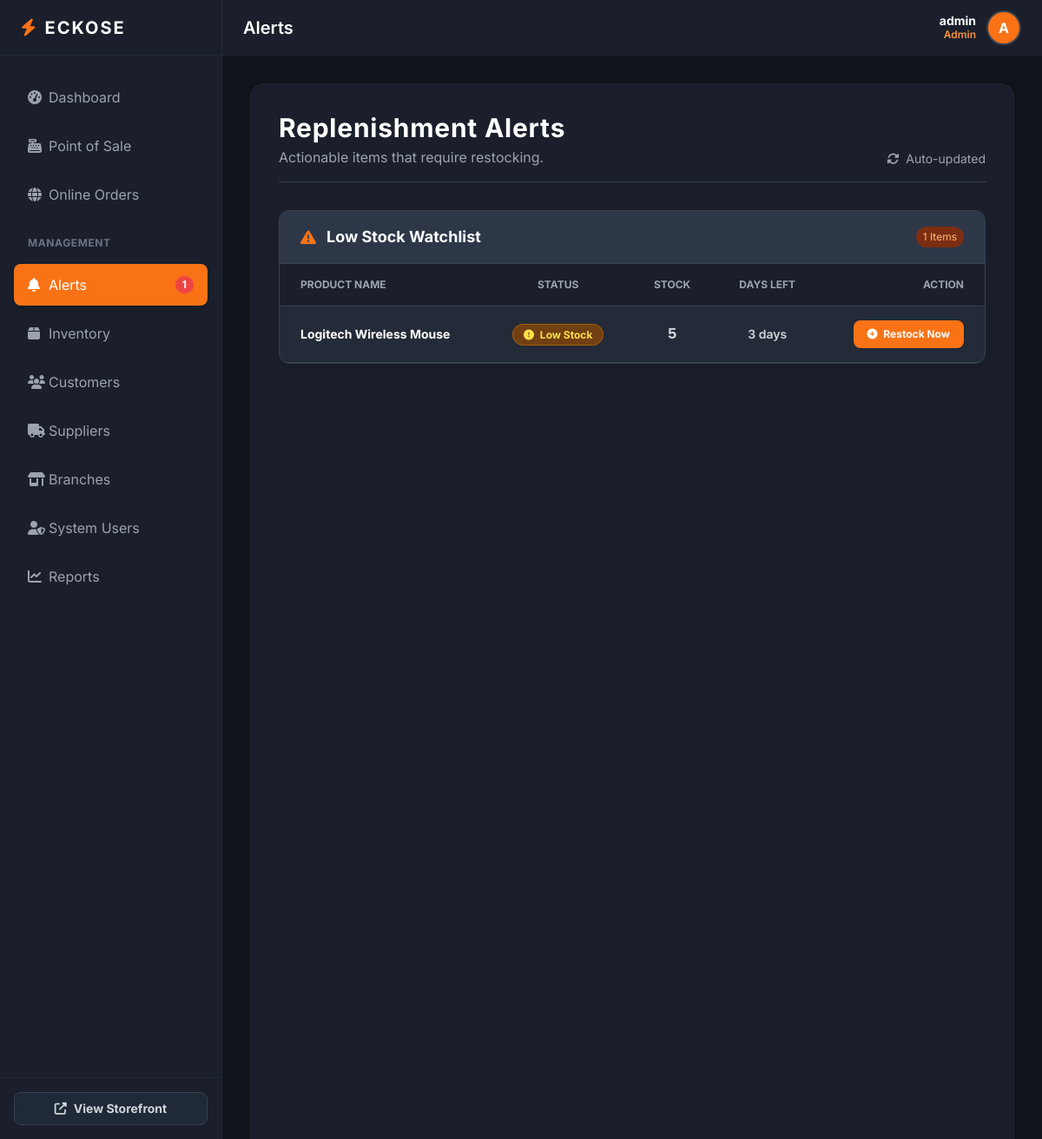
The app's page /pages/alerts.php (signed in) with its own data.
### tables this page shows
CREATE TABLE `products` (
  `id` int(11) NOT NULL,
  `barcode` varchar(100) DEFAULT NULL,
  `product_name` varchar(150) NOT NULL,
  `description` text DEFAULT NULL,
  `image` varchar(255) DEFAULT 'default.png',
  `cost_price` decimal(10,2) NOT NULL,
  `selling_price` decimal(10,2) NOT NULL,
  `stock_quantity` int(11) DEFAULT 0,
  `min_stock_level` int(11) DEFAULT 5,
  `supplier_id` int(11) DEFAULT NULL,
  `created_at` timestamp NOT NULL DEFAULT current_timestamp()
);

### pages/alerts.php (the view, shortened to what this page needs)
<?php
require_once '../config/database.php';
$stmt = $pdo->query("
    SELECT id, product_name, stock_quantity, min_stock_level,
    -- Simulate sales velocity (e.g., selling 2 units per day on average)
    -- In a real system, this would be calculated from the 'sales' or 'sale_items' table
    2 as daily_velocity
    FROM products
    WHERE stock_quantity <= min_stock_level
    ORDER BY stock_quantity ASC
");
$alerts = $stmt->fetchAll();
require_once '../includes/header.php';
require_once '../includes/sidebar.php';
?>
<div class="bg-[#1A1F2B] min-h-screen p-8 rounded-2xl border border-gray-800 shadow-inner text-gray-200">
    <div class="mb-8 border-b border-gray-700 pb-4 flex justify-between items-end">
        <div>
            <h2 class="text-3xl font-bold text-white tracking-wide">Replenishment Alerts</h2>
            <p class="text-gray-400 mt-1">Actionable items that require restocking.</p>
        </div>
        <div class="text-sm text-gray-400">
            <i class="fas fa-sync-alt mr-1"></i> Auto-updated
        </div>
    </div>
    <div class="bg-[#242B38] rounded-xl shadow-lg border border-gray-700 overflow-hidden">
        <div class="px-6 py-4 border-b border-gray-700 flex items-center bg-[#2D3748]">
            <i class="fas fa-exclamation-triangle text-orange-500 mr-3 text-lg"></i>
            <h3 class="text-lg font-bold text-white">Low Stock Watchlist</h3>
            <span class="ml-auto text-xs bg-orange-900 text-orange-300 px-2 py-1 rounded-full"><?= count($alerts) ?> Items</span>
        </div>
        <div class="overflow-x-auto">
            <table class="w-full text-sm text-left text-gray-300">
                <thead class="text-xs text-gray-400 uppercase bg-[#1A1F2B] border-b border-gray-700">
                    <tr>
                        <th class="px-6 py-4">Product Name</th>
                        <th class="px-6 py-4 text-center">Status</th>
                        <th class="px-6 py-4 text-center">Stock</th>
                        <th class="px-6 py-4 text-center">Days Left</th>
                        <th class="px-6 py-4 text-right">Action</th>
                    </tr>
                </thead>
                <tbody>
                    <?php if(empty($alerts)): ?>
                        <tr>
                            <td colspan="5" class="px-6 py-12 text-center">
                                <div class="inline-flex items-center justify-center w-16 h-16 rounded-full bg-green-900 bg-opacity-50 mb-4 border border-green-700">
                                    <i class="fas fa-check-circle text-2xl text-green-400"></i>
                                </div>
                                <h4 class="text-lg font-bold text-white mb-1">All inventory levels are healthy!</h4>
                                <p class="text-gray-400">No products have reached their minimum stock threshold.</p>
                            </td>
                        </tr>
                    <?php else: ?>
                        <?php foreach($alerts as $alert):
                            $isOutOfStock = $alert['stock_quantity'] <= 0;
                            $daysLeft = $alert['daily_velocity'] > 0 ? round($alert['stock_quantity'] / $alert['daily_velocity']) : '∞';
                        ?>
                            <tr class="border-b border-gray-700 hover:bg-[#2D3748] transition-colors">
                                <td class="px-6 py-4 font-bold text-white"><?= htmlspecialchars($alert['product_name']) ?></td>
                                <td class="px-6 py-4 text-center">
                                    <?php if($isOutOfStock): ?>
                                        <span class="bg-red-900 text-red-300 text-xs font-bold px-3 py-1 rounded-full border border-red-700">
                                            <i class="fas fa-times-circle mr-1"></i> Out of Stock
                                        </span>
                                    <?php else: ?>
                                        <span class="bg-yellow-900 text-yellow-300 text-xs font-bold px-3 py-1 rounded-full border border-yellow-700">
                                            <i class="fas fa-exclamation-circle mr-1"></i> Low Stock
                                        </span>
                                    <?php endif; ?>
                                </td>
                                <td class="px-6 py-4 text-center font-mono font-bold text-lg"><?= $alert['stock_quantity'] ?></td>
                                <td class="px-6 py-4 text-center">
                                    <span class="text-sm font-semibold <?= $daysLeft < 3 ? 'text-red-400' : 'text-gray-300' ?>">
                                        <?= $daysLeft ?> days
                                    </span>
                                </td>
                                <td class="px-6 py-4 text-right">
                                    <a href="inventory.php?search=<?= urlencode($alert['product_name']) ?>" class="inline-block bg-orange-500 hover:bg-orange-600 text-white text-xs font-bold px-4 py-2 rounded-lg transition shadow">
                                        <i class="fas fa-plus-circle mr-1"></i> Restock Now
                                    </a>
                                </td>
                            </tr>
                        <?php endforeach; ?>
                    <?php endif; ?>
                </tbody>
            </table>
        </div>
    </div>
</div>
<?php require_once '../includes/footer.php'; ?>

### includes/header.php (style rules this page uses)
body { font-family: 'Inter', sans-serif; }

### records on screen
products: product_name "Logitech Wireless Mouse", shows "Low Stock", stock_quantity "5", daysLeft "3"

### other values on screen
$low_stock_count "1"
str_replace('.php', '', $current_page) "Alerts"
$username "admin"
$role "Admin"
substr($username ?? 'U', 0, 1) "A"
count($alerts) "1"
